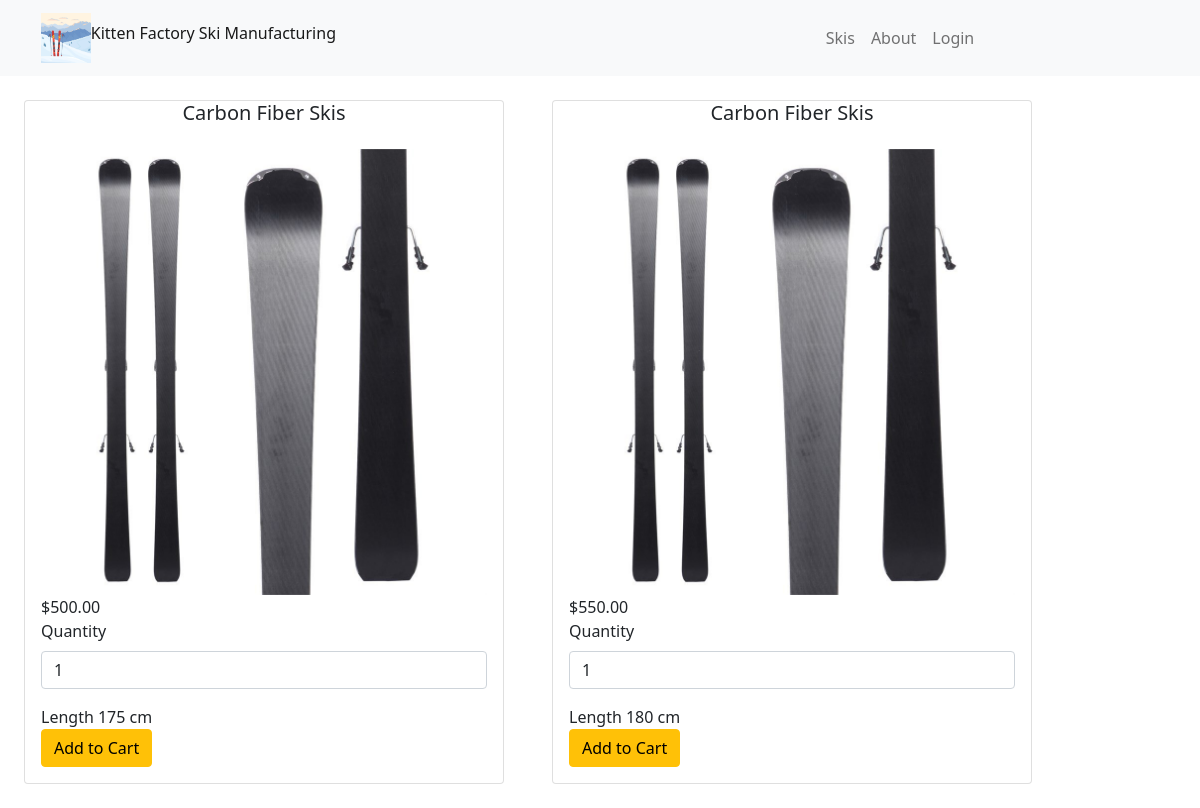
The page /product/product.php?product_id=1 on the database its author committed.
### tables this page shows
CREATE TABLE ski_size_price_qty (
	product_id INT(11) NOT NULL,
	ski_size VARCHAR(100) NOT NULL,
	price DECIMAL(8,2) NOT NULL,
	quantity_available INT(7) NOT NULL,
	PRIMARY KEY(product_id, ski_size),
	FOREIGN KEY(product_id) REFERENCES product(product_id)
);

CREATE TABLE product (
	product_id INT(11) NOT NULL AUTO_INCREMENT,
	ski_name VARCHAR(100) NOT NULL,
	makeup VARCHAR(30) NOT NULL,
	 
	 
	description BLOB,
	product_img_path VARCHAR(200),
	PRIMARY KEY(product_id)
);

### product/product.php (the view, shortened to what this page needs)
<!DOCTYPE html>
<html lang="en">
<head>
    <link href="https://cdn.jsdelivr.net/npm/bootstrap@5.1.3/dist/css/bootstrap.min.css" rel="stylesheet">
    <?php
        include_once "../home/home.php";
    ?>
</head>
<body>
<main id='pro_main'>
    <?php
$sn = "localhost:8889";
$un = "root";
$pw = "root";
$db = "kitten_factory";
    try {
        $conn = new PDO("mysql:host=$sn;dbname=$db", $un,$pw);
        $conn->setAttribute(PDO::ATTR_ERRMODE,PDO::ERRMODE_EXCEPTION);
        $product_id = $_GET['product_id'];
            $get_prod = $conn->prepare("SELECT ski_name,product_img_path FROM product WHERE product_id = $product_id");
            $get_prod->execute();
            $product = $get_prod->fetchAll(PDO::FETCH_ASSOC);
            $ski_name = $product[0]['ski_name'];
            $ski_img = $product[0]['product_img_path'];
            $qry = "SELECT ssq.ski_size,ssq.price,ssq.quantity_available
            FROM product prd
            INNER JOIN ski_size_price_qty ssq
            ON prd.product_id = ssq.product_id
            WHERE prd.product_id = $product_id
            ";
        $prep = $conn->prepare($qry);
        $prep->execute();
        $res = $prep->fetchAll(PDO::FETCH_ASSOC);
        for($i=0;$i<count($res);++$i){
        $price = $res[$i]['price'];
        $size = $res[$i]['ski_size'];
        $available = $res[$i]['quantity_available'];
        echo <<<_end
        <form class="card" style="width: 30rem;" id='form_card' action="../viewcart/ViewCart.php" method="post">
        <h5 class="card-title text-center">$ski_name</h5>
        <input value='$ski_name' hidden name='ski_name'></input>
        <div class="card-body">
        <img src="$ski_img" class="card-img-top" alt="..." value="$ski_img">
        <input value='$ski_img' hidden name='image'></input>
        <input value='$product_id' name='product_id' hidden></input>
        <input value='$price' name='price' hidden>$$price</input>
        <input value='$available' name='available' hidden></input>
            <div class="mb-3">
            <label for="exampleFormControlInput1" class="form-label">Quantity</label>
            <input type="number" class="form-control" name='quantity' placeholder="Enter quantity" min="1" max="$available" value='1' name='quantity' required >
            </div>
            <input value='$size' name='size' hidden>Length $size cm</input>
            <br>
            <button  class="btn btn-warning" type='Submit'>Add to Cart</button>
        </div>
        </form>
        _end;
        }
    }
    catch (PDOException $e){
        echo "Connection failed: " .$e->getMessage();
      }
    ?>
    </main>
</body>
</html>

### rows shown on the page
ski_size_price_qty: product.ski_name "Carbon Fiber Skis", product.product_img_path (picture), price "500.00", ski_size "175"
ski_size_price_qty: product.ski_name "Carbon Fiber Skis", product.product_img_path (picture), price "550.00", ski_size "180"
